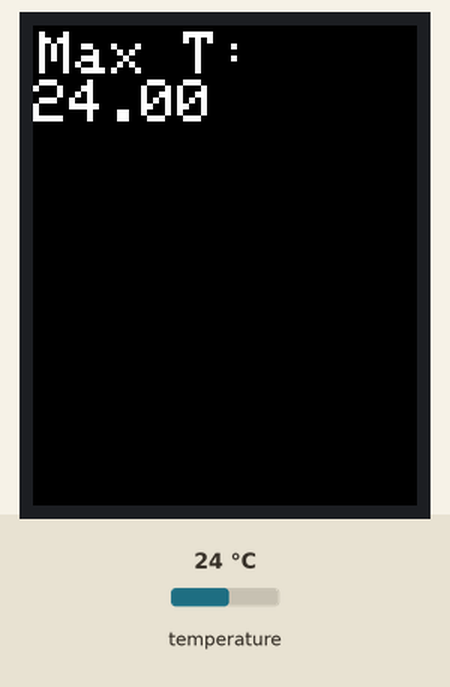
Simulated run of this sketch. Board: Arduino Uno, built with avr-gcc and run on an emulated ATmega328P. On the bench: 128×160 colour display. Inputs (shaded band) come from the test bench; at power-on: temperature 24 °C. What the sketch prints to the serial monitor is not drawn.

Above: at 1.5 s.
1.6 s: temperature set to 12 °C
At 3.1 s:
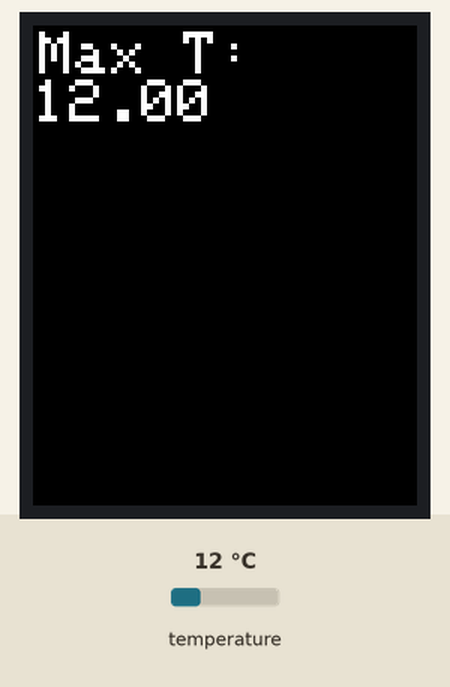
3.8 s: temperature set to 33 °C
At 5.7 s:
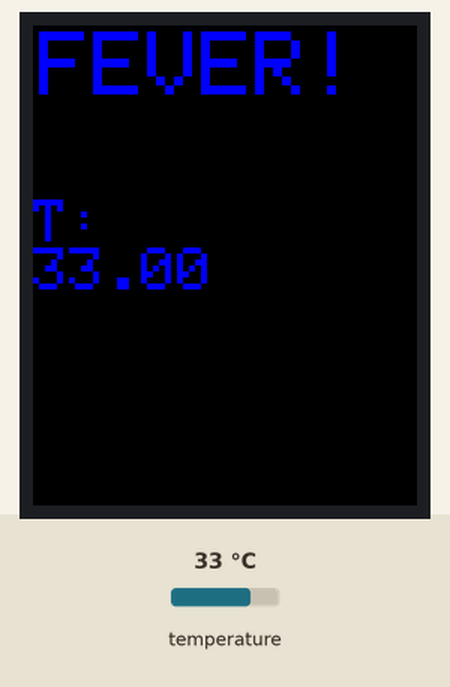
6.0 s: temperature set to 19 °C
At 7.7 s:
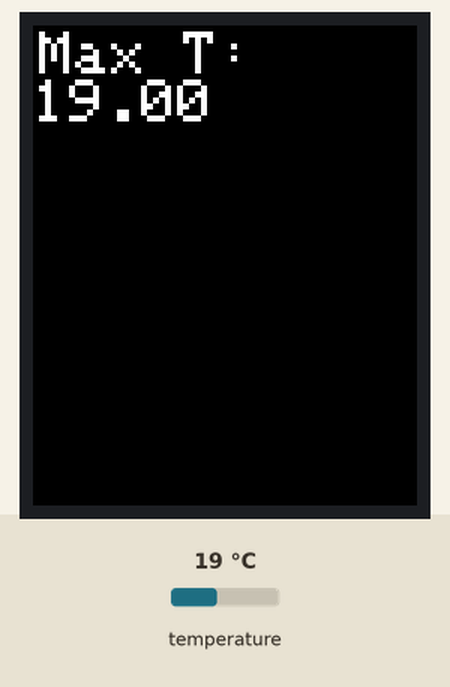
Timing chart, 0 to 9.2 s (numbered marks = the images above; inputs shaded):
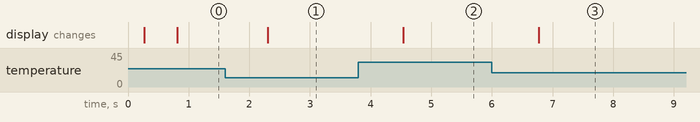

The sketch:

Fever-Detector.ino
```cpp
#include <Wire.h>
#include <Adafruit_AMG88xx.h>

// Includes for the screen - remove for production
#include <Adafruit_GFX.h>    // Core graphics library
#include <Adafruit_ST7735.h> // Hardware-specific library
#include <SPI.h>

// Screen definitions
#define TFT_CS     10 //chip select pin for the TFT screen
#define TFT_RST    9  // you can also connect this to the Arduino reset
                      // in which case, set this #define pin to 0!
#define TFT_DC     8
Adafruit_ST7735 tft = Adafruit_ST7735(TFT_CS,  TFT_DC, TFT_RST);


char sensorPrintout[4];

Adafruit_AMG88xx amg;

float pixels[AMG88xx_PIXEL_ARRAY_SIZE];
float highest = 0.0;
float fever_temp = 31.0;
bool flagFever = 0;

void setup() {
    Serial.begin(9600);
    Serial.println(F("AMG88xx pixels"));

    bool status;

    // default settings
    status = amg.begin();
    if (!status) {
        Serial.println("Could not find a valid AMG88xx sensor, check wiring!");
        while (1);
    }

    Serial.println();

    delay(100); // let sensor boot up

    // Screen setup stuff
    tft.initR(INITR_BLACKTAB);   // initialize a ST7735S chip, black tab
    tft.fillScreen(ST7735_BLACK);


    delay(100);

}


void loop() {

    //read all the pixels
    amg.readPixels(pixels);

    Serial.print("[");
    for(int i=1; i<=AMG88xx_PIXEL_ARRAY_SIZE; i++){
      Serial.print(pixels[i-1]);
      Serial.print(", ");
      if( i%8 == 0 ) Serial.println();
    }

    // Find the largest value in the array (looking for the highest temperature)
    highest = pixels[1];
    for(int i=1; i<=AMG88xx_PIXEL_ARRAY_SIZE; i++){
      if( pixels[i-1] > highest ) {
        highest = pixels[i-1];
      }
    }
    /*
    Serial.println("]");
    Serial.println();
    Serial.print("Highest temp: ");
    Serial.print(highest);
*/

//    highest.toCharArray(sensorPrintout, 4);

    //delay

    // tft print function!
    //testText();
    if (highest >= fever_temp)
    {
      flagFever = 1;
    }
    else if (highest < fever_temp)
    {
      flagFever = 0;
    }

    if (flagFever)
    {
      tft.fillScreen(ST7735_BLACK);
      tft.setCursor(2,2);
      tft.setTextColor(ST7735_BLUE);
      tft.setTextSize(3);
      tft.println("FEVER!");
      tft.setTextSize(2);
      tft.println("");
      tft.println("");
      tft.println("T: ");
      tft.println(highest);
      digitalWrite(LED_BUILTIN, HIGH);
    }

    else if (!flagFever)
    {
      tft.setTextColor(ST7735_WHITE);
      tft.fillScreen(ST7735_BLACK);
      tft.setCursor(2,2);
      tft.setTextColor(ST7735_WHITE);
      tft.setTextSize(2);
      tft.println("Max T: ");
      tft.println(highest);
      digitalWrite(LED_BUILTIN, LOW);
    }

    delay(300);
}


/*
unsigned long testText() {
  tft.fillScreen(ILI9341_BLACK);
  unsigned long start = micros();
  tft.setCursor(0, 0);
  tft.setTextColor(ILI9341_WHITE);  tft.setTextSize(1);
  tft.println("Hello World!");
  tft.setTextColor(ILI9341_YELLOW); tft.setTextSize(2);
  tft.println(1234.56);
  tft.setTextColor(ILI9341_RED);    tft.setTextSize(3);
  tft.println(0xDEADBEEF, HEX);
  tft.println();
  tft.setTextColor(ILI9341_GREEN);
  tft.setTextSize(5);
  tft.println("Groop");
  tft.setTextSize(2);
  tft.println("I implore thee,");
  tft.setTextSize(1);
  tft.println("my foonting turlingdromes.");
  tft.println("And hooptiously drangle me");
  tft.println("with crinkly bindlewurdles,");
  tft.println("Or I will rend thee");
  tft.println("in the gobberwarts");
  tft.println("with my blurglecruncheon,");
  tft.println("see if I don't!");
  return micros() - start;
}

 */
```

Measured:
- after the input at 1.6 s, the display: changes after 0.70 s (image 1)
- after the input at 3.8 s, the display: changes after 0.74 s (image 2)
- after the input at 6.0 s, the display: changes after 0.77 s (image 3)
